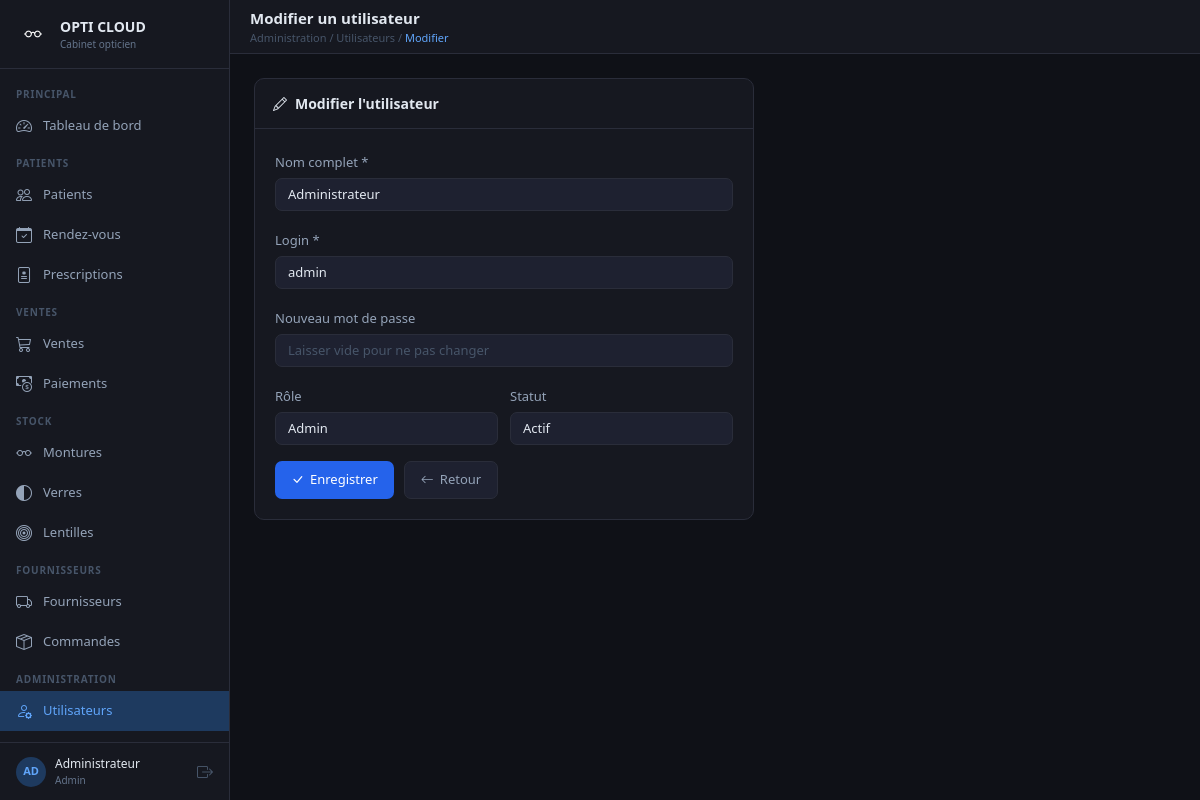
The page /utilisateur/utilisateur_modifier.php?id=1 (signed in) on the database its author committed.
### tables this page shows
CREATE TABLE `utilisateurs` (
  `id` int(11) NOT NULL AUTO_INCREMENT,
  `nom` varchar(100) NOT NULL,
  `login` varchar(60) NOT NULL,
  `mot_de_passe` varchar(255) NOT NULL,
  `role` enum('admin','employe') NOT NULL DEFAULT 'employe',
  `actif` tinyint(1) NOT NULL DEFAULT 1,
  `cree_le` datetime NOT NULL DEFAULT '2000-01-01 00:00:00',
  PRIMARY KEY (`id`),
  UNIQUE KEY `login` (`login`)
);

### utilisateur/utilisateur_modifier.php (the view, shortened to what this page needs)
<?php
require("../connexion.php");
$page_breadcrumb = "Administration / Utilisateurs / <span>Modifier</span>";
$id  = isset($_GET['id']) ? intval($_GET['id']) : 0;
$res = mysqli_query($con, "SELECT * FROM utilisateurs WHERE id = $id");
$user = mysqli_fetch_assoc($res);
require("../layout.php");
?>
<div style="max-width:500px;">
    <div class="card-dark">
        <div class="card-header"><i class="bi bi-pencil me-2"></i>Modifier l'utilisateur</div>
        <div style="padding:20px;">
            <form method="POST" class="form-dark">
                <div class="mb-3">
                    <label class="form-label">Nom complet *</label>
                    <input type="text" name="nom" class="form-control" value="<?php echo htmlspecialchars($user['nom']); ?>">
                </div>
                <div class="mb-3">
                    <label class="form-label">Login *</label>
                    <input type="text" name="login" class="form-control" value="<?php echo htmlspecialchars($user['login']); ?>">
                </div>
                <div class="mb-3">
                    <label class="form-label">Nouveau mot de passe</label>
                    <input type="password" name="password" class="form-control" placeholder="Laisser vide pour ne pas changer">
                </div>
                <div style="display:grid; grid-template-columns:1fr 1fr; gap:12px;">
                    <div class="mb-3">
                        <label class="form-label">Rôle</label>
                        <select name="role" class="form-select">
                            <option value="admin"   <?php echo $user['role']=='admin'   ? 'selected' : ''; ?>>Admin</option>
                        </select>
                    </div>
                    <div class="mb-3">
                        <label class="form-label">Statut</label>
                        <select name="actif" class="form-select">
                            <option value="1" <?php echo $user['actif']==1 ? 'selected' : ''; ?>>Actif</option>
                        </select>
                    </div>
                </div>
                <div style="display:flex; gap:10px;">
                    <button type="submit" class="btn-primary-dark">
                        <i class="bi bi-check-lg"></i> Enregistrer
                    </button>
                    <a href="<?php echo $base_url; ?>utilisateur/utilisateur_list.php" class="btn-secondary-dark">
                        <i class="bi bi-arrow-left"></i> Retour
                    </a>
                </div>
            </form>
        </div>
    </div>
</div>
<?php require("../layout_end.php"); ?>

### layout.php (style rules this page uses)
* { box-sizing: border-box; }
body { margin: 0; font-family: 'Segoe UI', sans-serif; background: #0f1117; color: #e2e8f0; display: flex; min-height: 100vh; }
.topbar-breadcrumb span { color: #60a5fa; }
.card-dark { background: #161820; border: 1px solid #2a2d3a; border-radius: 10px; }
.card-dark .card-header { background: transparent; border-bottom: 1px solid #2a2d3a; padding: 14px 18px; font-size: 14px; font-weight: 600; color: #e2e8f0; }
.form-dark .form-label { color: #94a3b8; font-size: 13px; margin-bottom: 5px; }
.form-dark .form-control, .form-dark .form-select { background: #1e2130; border: 1px solid #2a2d3a; color: #e2e8f0; border-radius: 7px; font-size: 13px; }
.form-dark .form-control::placeholder { color: #475569; }
.form-dark select option { background: #1e2130; }
.btn-primary-dark { background: #2563eb; border: none; color: #fff; border-radius: 7px; padding: 8px 16px; font-size: 13px; cursor: pointer; text-decoration: none; display: inline-flex; align-items: center; gap: 6px; }
.btn-secondary-dark { background: #1e2130; border: 1px solid #2a2d3a; color: #94a3b8; border-radius: 7px; padding: 8px 16px; font-size: 13px; cursor: pointer; text-decoration: none; display: inline-flex; align-items: center; gap: 6px; }

### rows shown on the page
utilisateurs: nom "Administrateur", login "admin", role "Admin", actif "Actif"

### other values the page prints
substr($_SESSION['user_nom'],0,2) "AD"
$_SESSION['user_nom'] "Administrateur"
$_SESSION['user_role'] "Admin"
$page_title "Modifier un utilisateur"
